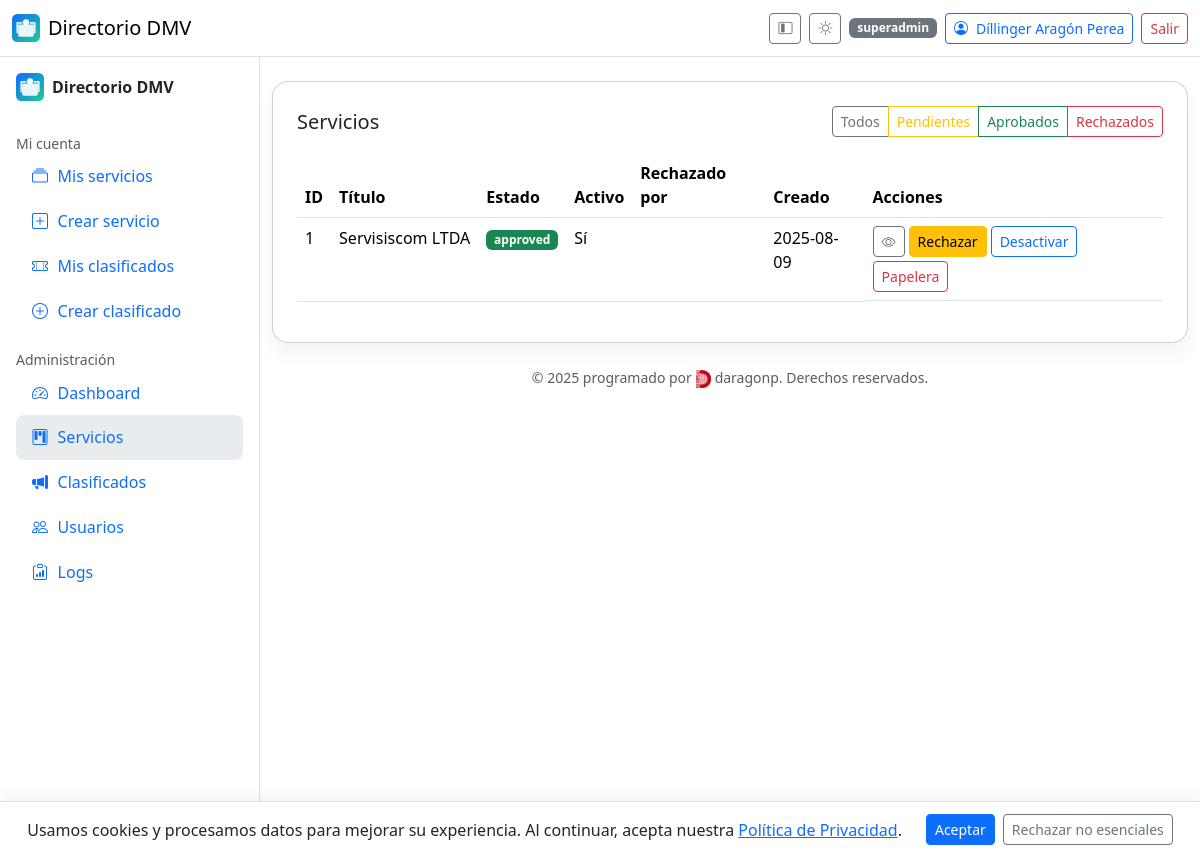
Before: /admin/services (signed in) with the older database file.
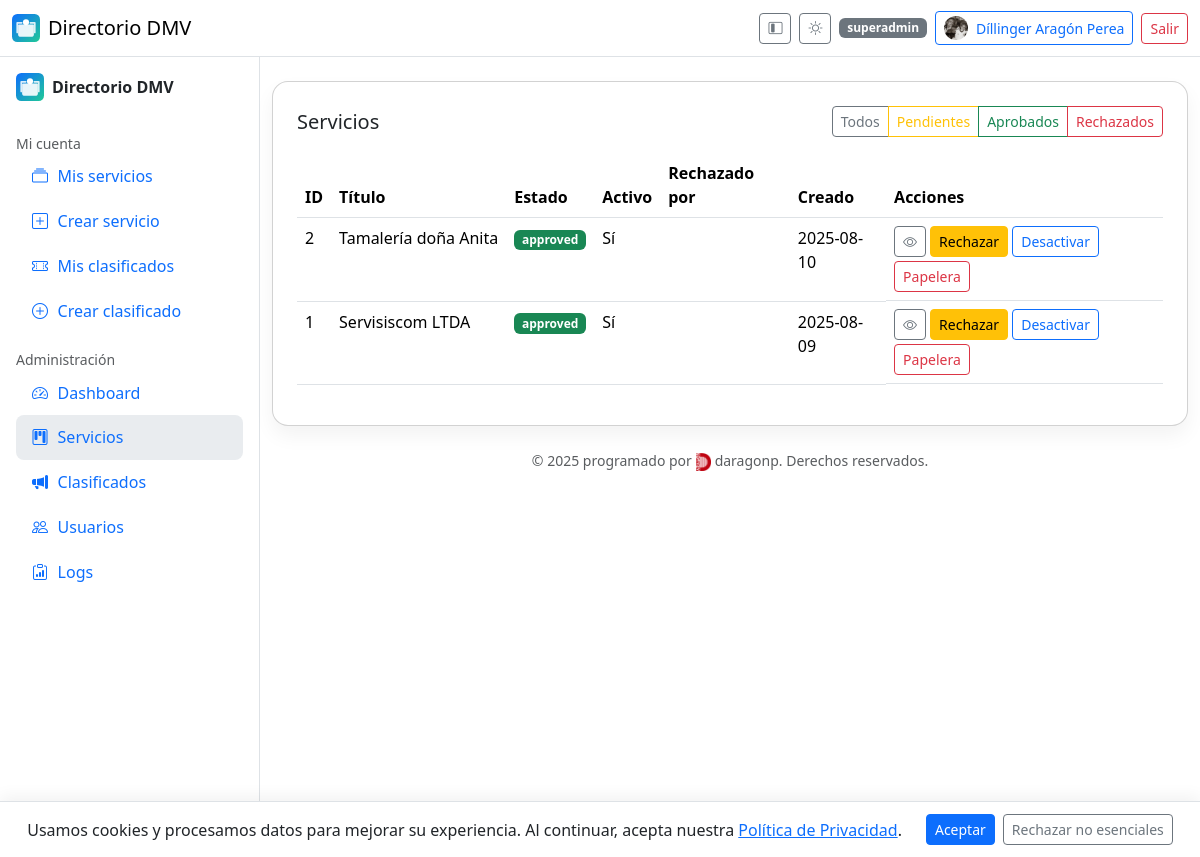
After: the same page with the newer database file.
### app/models.py (models this page shows, shortened)
class Service(db.Model):
    id = db.Column(db.Integer, primary_key=True)
    owner_id = db.Column(db.Integer, db.ForeignKey("user.id"), nullable=False)
    person_name = db.Column(db.String(120), nullable=False)
    business_name = db.Column(db.String(140))
    title = db.Column(db.String(140), nullable=False)
    description = db.Column(db.Text, nullable=False)
    email = db.Column(db.String(120))
    phone = db.Column(db.String(50))
    address = db.Column(db.String(200))
    social_link = db.Column(db.String(200))
    status = db.Column(db.String(20), default=ServiceStatus.PENDING.value, nullable=False)
    is_active = db.Column(db.Boolean, default=False)  # requires approval; active toggle
    is_deleted = db.Column(db.Boolean, default=False)
    approved_by = db.Column(db.Integer, db.ForeignKey("user.id"), nullable=True)
    approved_at = db.Column(db.DateTime, nullable=True)
    created_at = db.Column(db.DateTime, default=datetime.utcnow)
    updated_at = db.Column(db.DateTime, default=datetime.utcnow, onupdate=datetime.utcnow)

class User(UserMixin, db.Model):
    id = db.Column(db.Integer, primary_key=True)
    name = db.Column(db.String(120), nullable=False)
    email = db.Column(db.String(120), unique=True, nullable=False, index=True)
    phone = db.Column(db.String(50))
    address = db.Column(db.String(200))
    password_hash = db.Column(db.String(256), nullable=False)
    role = db.Column(db.String(20), default=Role.BASIC.value, nullable=False)
    is_verified = db.Column(db.Boolean, default=False)
    verification_code = db.Column(db.String(6), nullable=True)
    avatar_url = db.Column(db.String(255))
    is_deleted = db.Column(db.Boolean, default=False)
    created_at = db.Column(db.DateTime, default=datetime.utcnow)
    updated_at = db.Column(db.DateTime, default=datetime.utcnow, onupdate=datetime.utcnow)
    services = db.relationship(
        "Service",
        backref="owner",
        lazy=True,
        foreign_keys="Service.owner_id",
    )
    approved_services = db.relationship(
        "Service",
        backref="approver",
        lazy=True,
        foreign_keys="Service.approved_by",
    )

### app/admin.py (the view)
@admin_bp.route("/services")
@login_required
def admin_services():
    if not _require_admin():
        return ("Forbidden", 403)
    status = request.args.get("status")
    q = Service.query.filter_by(is_deleted=False)
    if status:
        q = q.filter_by(status=status)
    items = q.order_by(Service.created_at.desc()).all()
    users_map = {u.id: u.name for u in User.query.with_entities(User.id, User.name).all()}
    return render_template("admin/services.html", items=items, ServiceStatus=ServiceStatus, users_map=users_map)

### app/admin.py (called while the page is built)
def _require_admin():
    return current_user.is_authenticated and current_user.role in ("admin", "superadmin")

@admin_bp.before_request
def _check_admin():
    if request.endpoint and request.endpoint.startswith("admin.") and not _require_admin():
        return ("Forbidden", 403)

### app/models.py (called while the page is built)
@login_manager.user_loader
def load_user(user_id):
    return User.query.get(int(user_id))

### app/templates/admin/services.html (shortened to what this page needs)
{% extends "base.html" %}
{% block content %}
<div class="card card-shadow p-4">
  <div class="d-flex justify-content-between align-items-center mb-3">
    <h1 class="h5 m-0">Servicios</h1>
    <div class="btn-group">
      <a class="btn btn-outline-secondary btn-sm" href="{{ url_for('admin.admin_services') }}">Todos</a>
      <a class="btn btn-outline-warning btn-sm" href="{{ url_for('admin.admin_services', status=ServiceStatus.PENDING.value) }}">Pendientes</a>
      <a class="btn btn-outline-success btn-sm" href="{{ url_for('admin.admin_services', status=ServiceStatus.APPROVED.value) }}">Aprobados</a>
      <a class="btn btn-outline-danger btn-sm" href="{{ url_for('admin.admin_services', status=ServiceStatus.REJECTED.value) }}">Rechazados</a>
    </div>
  </div>
  <div class="table-responsive">
    <table class="table" id="dt_services">
      <thead>
        <tr>
          <th>ID</th>
          <th>Título</th>
          <th>Estado</th>
          <th>Activo</th>
          <th>Rechazado por</th>
          <th>Creado</th>
          <th>Acciones</th>
        </tr>
      </thead>
      <tbody>
        {% for s in items %}
        <tr>
          <td>{{ s.id }}</td>
          <td class="text-truncate" style="max-width: 340px">{{ s.title }}</td>
          <td>
            <span class="badge text-bg-{% if s.status==ServiceStatus.APPROVED.value %}success{% elif s.status==ServiceStatus.PENDING.value %}warning{% else %}danger{% endif %}">
              {{ s.status }}
            </span>
          </td>
          <td>{{ 'Sí' if s.is_active else 'No' }}</td>
          <td>{{ users_map.get(s.rejected_by) or '' }}</td>
          <td>{{ s.created_at.strftime('%Y-%m-%d') if s.created_at else '' }}</td>
          <td class="d-flex gap-1 flex-wrap">
            <a class="btn btn-sm btn-outline-secondary" href="{{ url_for('services.detail', service_id=s.id) }}" title="Ver"><i class="bi bi-eye"></i></a>
            {% if s.status != ServiceStatus.REJECTED.value %}
            <form method="post" action="{{ url_for('admin.reject_service', service_id=s.id) }}">
              <button class="btn btn-sm btn-warning" title="Rechazar">Rechazar</button>
            </form>
            {% endif %}
            {% if s.status == ServiceStatus.APPROVED.value %}
            <form method="post" action="{{ url_for('admin.toggle_active', service_id=s.id) }}">
              <button class="btn btn-sm btn-outline-primary" title="{{ 'Desactivar' if s.is_active else 'Activar' }}">
                {{ 'Desactivar' if s.is_active else 'Activar' }}
              </button>
            </form>
            {% endif %}
            <form method="post" action="{{ url_for('admin.softdelete_service', service_id=s.id) }}" onsubmit="return confirmSoft(this)">
              <button class="btn btn-sm btn-outline-danger" title="Papelera">Papelera</button>
            </form>
          </td>
        </tr>
        {% endfor %}
      </tbody>
    </table>
  </div>
</div>
{% endblock %}

### app/templates/base.html (shortened to what the changed rows need)
{% set is_admin = (current_user.is_authenticated and current_user.role in ['admin','superadmin']) %}
<!doctype html>
<html lang="es">
<head>
  <link href="https://cdn.jsdelivr.net/npm/bootstrap@5.3.3/dist/css/bootstrap.min.css" rel="stylesheet">
  <link href="https://cdn.jsdelivr.net/npm/bootstrap-icons@1.11.3/font/bootstrap-icons.css" rel="stylesheet">
  <link href="https://cdn.datatables.net/2.0.8/css/dataTables.bootstrap5.css" rel="stylesheet">
  <link rel="stylesheet" href="{{ url_for('static', filename='css/style.css') }}">
</head>
<body class="bg-body">
<header class="navbar bg-body border-bottom sticky-top" id="appHeader">
  <div class="container-fluid">
    <div class="d-flex align-items-center gap-2">
      <button class="btn btn-sm btn-outline-secondary d-none d-lg-inline-flex" id="btnCollapse" title="Colapsar menú">
        <i class="bi bi-layout-sidebar-inset"></i>
      </button>
      <button class="btn btn-sm btn-outline-secondary" id="themeToggle" type="button" aria-label="Cambiar tema">
        <i class="bi bi-brightness-high" id="icon-sun" style="display:none"></i>
      </button>
      {% if current_user.is_authenticated %}
        <span class="badge text-bg-secondary d-none d-md-inline">{{ current_user.role }}</span>
        <a class="btn btn-sm btn-outline-primary d-flex align-items-center gap-2" href="{{ url_for('auth.profile') }}">
          {% if current_user.avatar_url %}
            <img src="{{ current_user.avatar_url }}" alt="avatar" class="rounded-circle" style="width:24px;height:24px;object-fit:cover;">
          {% else %}
            <i class="bi bi-person-circle"></i>
          {% endif %}
          <span class="d-none d-sm-inline">{{ current_user.name }}</span>
        </a>
        <a class="btn btn-sm btn-outline-danger" href="{{ url_for('auth.logout') }}">Salir</a>
      {% else %}
        <a class="btn btn-sm btn-outline-primary" href="{{ url_for('auth.login') }}">Ingresar</a>
        <a class="btn btn-sm btn-primary" href="{{ url_for('auth.register') }}">Registro</a>
      {% endif %}
    </div>
  </div>
</header>
<div class="layout" id="layout">
  <main class="container-fluid py-4">
    {% block content %}{% endblock %}
  </main>
</div>
</body>
</html>

Changed rows visible on the page:
changed User "Díllinger Aragón Perea": avatar_url: picture added
added Service: id "2", title "Tamalería doña Anita", status "approved", is_active "Sí", created_at "2025-08-10", is_active "Desactivar"
